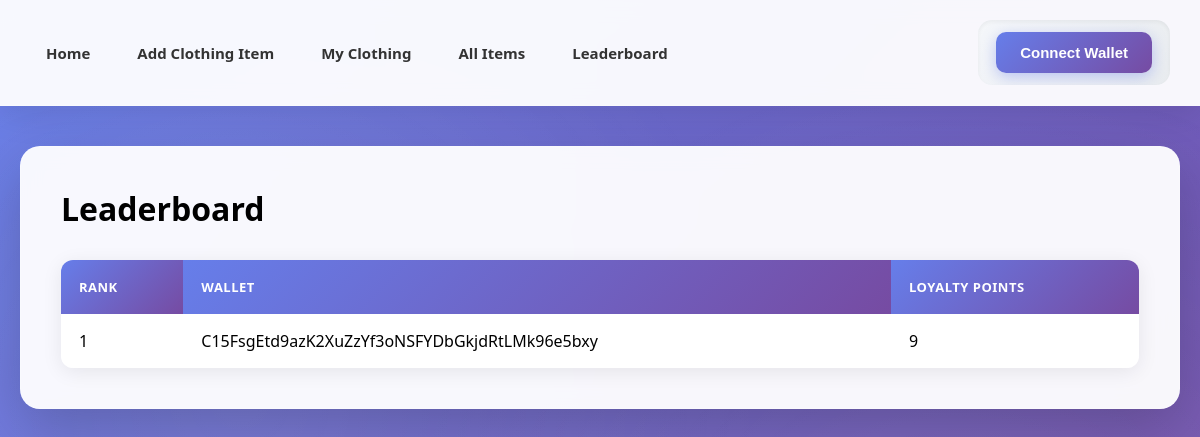
The page /leaderboard on the database as committed earlier.
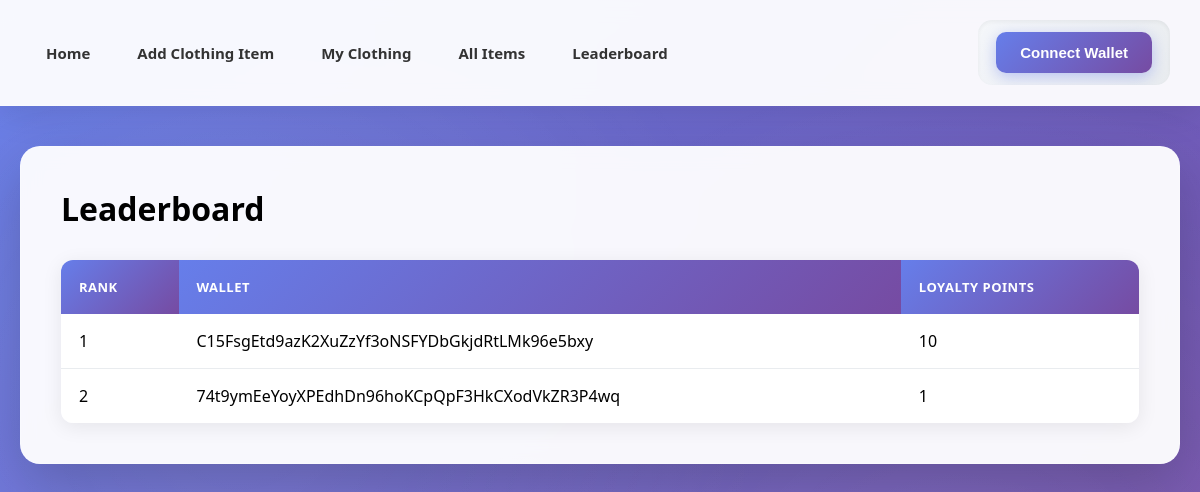
The same page on the database as committed later.
### backend/models.py (models this page shows)
class User(db.Model):
    __tablename__ = "users"
    wallet = db.Column(db.String(44), primary_key=True)  # Phantom public key
    loyalty_points = db.Column(db.Integer, default=0)

### backend/routes.py (the view)
    @app.route("/leaderboard")
    def leaderboard():
        wallet_pk = session.get("wallet_public_key")
        from sqlalchemy import desc
        top_users = User.query.order_by(desc(User.loyalty_points)).limit(20).all()  # top 20
        return render_template(
            "leaderboard.html",
            users=top_users,
            wallet_public_key=wallet_pk
        )

### backend/templates/leaderboard.html (shortened to what this page needs)
{% extends "base.html" %}
{% block content %}
<h1>Leaderboard</h1>
<table>
    <thead>
        <tr>
            <th>Rank</th>
            <th>Wallet</th>
            <th>Loyalty Points</th>
        </tr>
    </thead>
    <tbody>
        {% for user in users %}
        <tr {% if user.wallet == wallet_public_key %} style="font-weight:bold;" {% endif %}>
            <td>{{ loop.index }}</td>
            <td>{{ user.wallet }}</td>
            <td>{{ user.loyalty_points }}</td>
        </tr>
        {% endfor %}
    </tbody>
</table>
{% endblock %}

### backend/templates/base.html (shortened to what this page needs)
<!DOCTYPE html>
<html>
<head>
</head>
<body>
    <nav>
        <div class="nav-content">
            <div class="nav-links">
                <a href="/">Home</a>
                <a href="/add">Add Clothing Item</a>
                <a href="/my_items">My Clothing</a>
                <a href="/all_items">All Items</a>
                <a href="leaderboard">Leaderboard</a>
            </div>
            <div class="wallet-section">
                {% if wallet_public_key %}
                    <span class="wallet-address">{{ wallet_public_key }}</span>
                    <span class="total-points">Total Points: <span id="totalPoints">{{ g.total_points }}</span></span>
                    <button id="disconnectWalletBtn">Disconnect Wallet</button>
                    <script type="module">
                        document.getElementById("disconnectWalletBtn")?.addEventListener("click", async () => {
                            await fetch("/disconnect_wallet", { method: "POST" });
                            window.solana?.disconnect?.();
                            location.reload();
                        });
                    </script>
                {% else %}
                    <button id="connectWalletBtn">Connect Wallet</button>
                {% endif %}
            </div>
        </div>
    </nav>
    <div class="container">
        <div class="content-wrapper">
            {% block content %}{% endblock %}
        </div>
    </div>
</body>
</html>

### backend/templates/base.html (style rules this page uses)
* { margin: 0; padding: 0; box-sizing: border-box; }
body { font-family: 'Segoe UI', Tahoma, Geneva, Verdana, sans-serif; background: linear-gradient(135deg, #667eea 0%, #764ba2 100%); min-height: 100vh; padding: 0; position: relative; }
body::before { content: ''; position: fixed; top: 0; left: 0; right: 0; bottom: 0; background: radial-gradient(circle at 20% 50%, rgba(255, 255, 255, 0.1) 0%, transparent 50%), radial-gradient(circle at 80% 80%, rgba(255, 255, 255, 0.1) 0%, transparent 50%); pointer-events: none; z-index: 0; }
.container { max-width: 1400px; margin: 0 auto; padding: 0 20px; position: relative; z-index: 1; }
nav { background: rgba(255, 255, 255, 0.95); backdrop-filter: blur(10px); padding: 0; margin-bottom: 40px; box-shadow: 0 8px 32px rgba(0, 0, 0, 0.1); border-bottom: 1px solid rgba(255, 255, 255, 0.18); position: sticky; top: 0; z-index: 100; }
.nav-content { max-width: 1600px; margin: 0 auto; padding: 20px 30px; display: flex; justify-content: space-between; align-items: center; flex-wrap: nowrap; gap: 20px; }
.nav-links { display: flex; gap: 15px; align-items: center; flex-wrap: nowrap; }
nav a { text-decoration: none; color: #333; font-weight: 600; padding: 10px 16px; border-radius: 8px; transition: all 0.3s ease; position: relative; overflow: hidden; font-size: 15px; }
nav a::before { content: ''; position: absolute; top: 0; left: -100%; width: 100%; height: 100%; background: linear-gradient(90deg, transparent, rgba(102, 126, 234, 0.1), transparent); transition: left 0.5s ease; }
.wallet-section { display: flex; align-items: center; gap: 12px; background: linear-gradient(135deg, #f5f7fa 0%, #e9ecef 100%); padding: 12px 18px; border-radius: 14px; box-shadow: inset 0 2px 4px rgba(0, 0, 0, 0.05); max-width: 520px; overflow: hidden; white-space: nowrap; }
button { background: linear-gradient(135deg, #667eea 0%, #764ba2 100%); color: white; border: none; padding: 12px 24px; border-radius: 10px; font-weight: 600; cursor: pointer; transition: all 0.3s ease; box-shadow: 0 4px 15px rgba(102, 126, 234, 0.4); font-size: 15px; position: relative; overflow: hidden; }
button::before { content: ''; position: absolute; top: 50%; left: 50%; width: 0; height: 0; border-radius: 50%; background: rgba(255, 255, 255, 0.3); transform: translate(-50%, -50%); transition: width 0.6s, height 0.6s; }
.content-wrapper { background: rgba(255, 255, 255, 0.95); backdrop-filter: blur(10px); border-radius: 20px; padding: 40px; box-shadow: 0 20px 60px rgba(0, 0, 0, 0.2); margin-bottom: 40px; border: 1px solid rgba(255, 255, 255, 0.18); animation: fadeIn 0.6s ease; }
table { border-collapse: separate; border-spacing: 0; width: 100%; margin-top: 30px; border-radius: 12px; overflow: hidden; box-shadow: 0 4px 20px rgba(0, 0, 0, 0.08); }
th { background: linear-gradient(135deg, #667eea 0%, #764ba2 100%); color: white; padding: 18px; text-align: left; font-weight: 600; text-transform: uppercase; font-size: 13px; letter-spacing: 0.5px; }
td { padding: 16px 18px; text-align: left; border-bottom: 1px solid #e9ecef; background: white; transition: background 0.3s ease; }
tr:last-child td { border-bottom: none; }

Rows that differ between the two databases and show on the page:
changed User "C15FsgEtd9azK2XuZzYf3oNSFYDbGkjdRtLMk96e5bxy": loyalty_points "9" → "10"
added User: wallet "74t9ymEeYoyXPEdhDn96hoKCpQpF3HkCXodVkZR3P4wq", loyalty_points "1"
